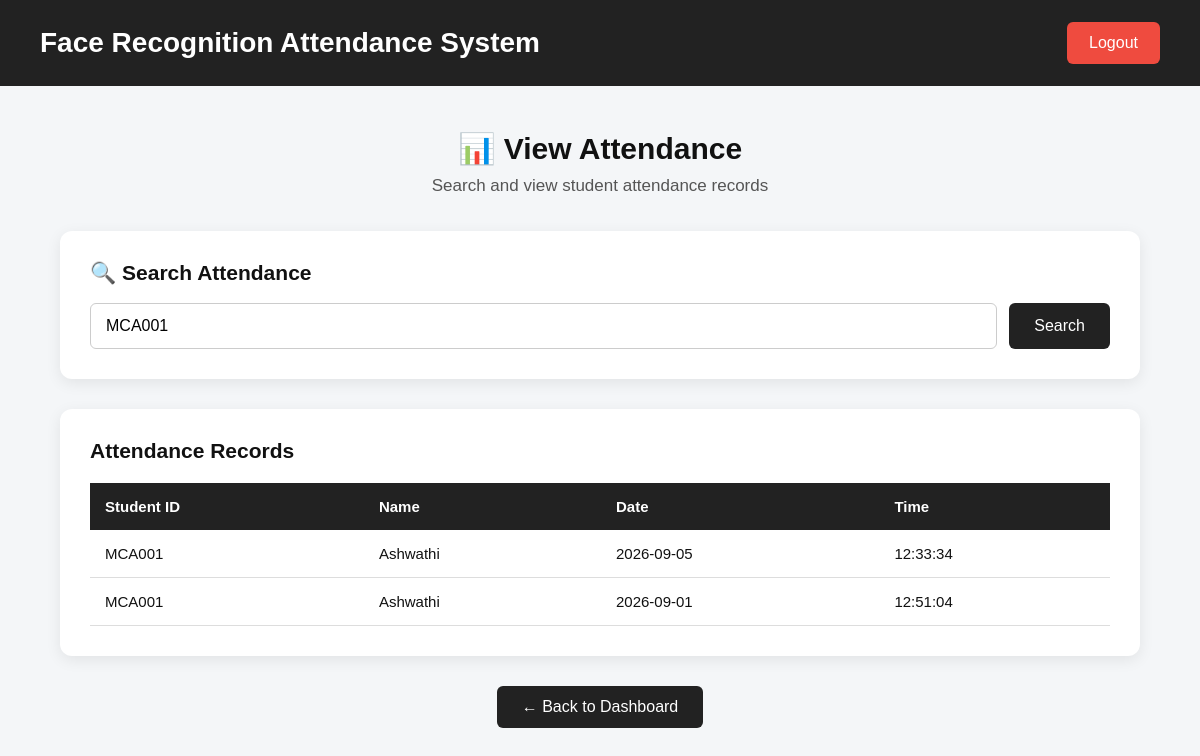
Page /attendance?student_id=MCA001 (signed in) on the earlier database version.
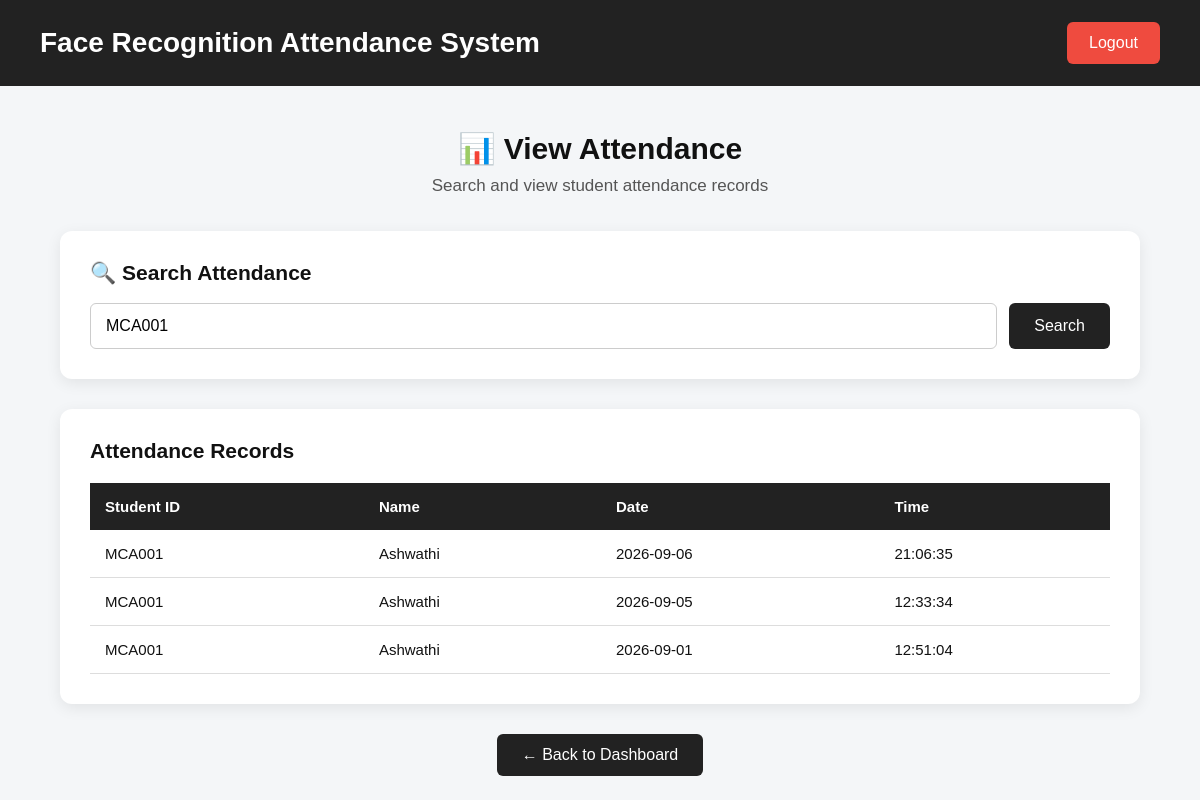
Same page on the later database version.
### tables this page shows
CREATE TABLE attendance (
            id INTEGER PRIMARY KEY AUTOINCREMENT,
            student_id TEXT,
            name TEXT,
            date TEXT,
            time TEXT
        );

### app.py (the view)
@app.route("/attendance")
def attendance():
    if "admin" not in session:
        return redirect("/login")
    student_id = request.args.get("student_id")
    records = []
    if student_id:
        connection = sqlite3.connect(DATABASE)
        cursor = connection.cursor()
        cursor.execute("""
            SELECT student_id, name, date, time
            FROM attendance
            WHERE student_id = ?
            ORDER BY date DESC, time DESC
        """, (student_id,))
        records = cursor.fetchall()
        connection.close()
    return render_template(
        "attendance.html",
        records=records,
        student_id=student_id
    )

### templates/attendance.html (shortened to what this page needs)
<!DOCTYPE html>
<html lang="en">
<head>
</head>
<body>
    <div class="header">
        <h1>Face Recognition Attendance System</h1>
        <a href="/logout" class="logout-btn">
            Logout
        </a>
    </div>
    <div class="container">
        <div class="page-title">
            <h2>📊 View Attendance</h2>
            <p>
                Search and view student attendance records
            </p>
        </div>
        <div class="search-card">
            <h3>🔍 Search Attendance</h3>
            <form method="GET" action="/attendance" class="search-form">
                <input
                    type="text"
                    name="student_id"
                    placeholder="Enter Student ID"
                    value="{{ student_id if student_id else '' }}"
                    required
                >
                <button type="submit" class="search-btn">
                    Search
                </button>
            </form>
        </div>
        {% if records %}
        <div class="attendance-card">
            <h3>Attendance Records</h3>
            <div class="table-container">
                <table>
                    <thead>
                        <tr>
                            <th>Student ID</th>
                            <th>Name</th>
                            <th>Date</th>
                            <th>Time</th>
                        </tr>
                    </thead>
                    <tbody>
                        {% for record in records %}
                        <tr>
                            <td>{{ record[0] }}</td>
                            <td>{{ record[1] }}</td>
                            <td>{{ record[2] }}</td>
                            <td>{{ record[3] }}</td>
                        </tr>
                        {% endfor %}
                    </tbody>
                </table>
            </div>
        </div>
        {% endif %}
        <div class="back-section">
            <a href="/dashboard" class="back-btn">
                ← Back to Dashboard
            </a>
        </div>
    </div>
</body>
</html>

### templates/attendance.html (style rules this page uses)
* { box-sizing: border-box; margin: 0; padding: 0; }
body { font-family: Arial, Helvetica, sans-serif; background-color: #f4f6f8; color: #111; min-height: 100vh; }
.header { background-color: #222; color: white; padding: 22px 40px; display: flex; justify-content: space-between; align-items: center; }
.header h1 { font-size: 28px; font-weight: bold; }
.logout-btn { background-color: #ef4b3f; color: white; text-decoration: none; padding: 12px 22px; border-radius: 6px; font-size: 16px; }
.container { width: 90%; max-width: 1200px; margin: 45px auto; }
.page-title { text-align: center; margin-bottom: 35px; }
.page-title h2 { font-size: 30px; margin-bottom: 10px; }
.page-title p { color: #555; font-size: 17px; }
.search-card { background-color: white; padding: 30px; border-radius: 12px; box-shadow: 0 4px 15px rgba(0, 0, 0, 0.08); margin-bottom: 30px; }
.search-card h3 { font-size: 21px; margin-bottom: 18px; }
.search-form { display: flex; gap: 12px; }
.search-form input { flex: 1; padding: 13px 15px; border: 1px solid #ccc; border-radius: 6px; font-size: 16px; }
.search-btn { background-color: #222; color: white; border: none; padding: 13px 25px; border-radius: 6px; font-size: 16px; cursor: pointer; }
.attendance-card { background-color: white; padding: 30px; border-radius: 12px; box-shadow: 0 4px 15px rgba(0, 0, 0, 0.08); }
.attendance-card h3 { font-size: 21px; margin-bottom: 20px; }
.table-container { overflow-x: auto; }
table { width: 100%; border-collapse: collapse; }
th { background-color: #222; color: white; padding: 15px; text-align: left; font-size: 15px; }
td { padding: 15px; border-bottom: 1px solid #ddd; font-size: 15px; }
.back-section { text-align: center; margin-top: 30px; }
.back-btn { display: inline-block; background-color: #222; color: white; text-decoration: none; padding: 12px 25px; border-radius: 6px; font-size: 16px; }

Differences in the rows shown:
added attendance: student "MCA001", name "Ashwathi", date "2026-09-06", time "21:06:35"
